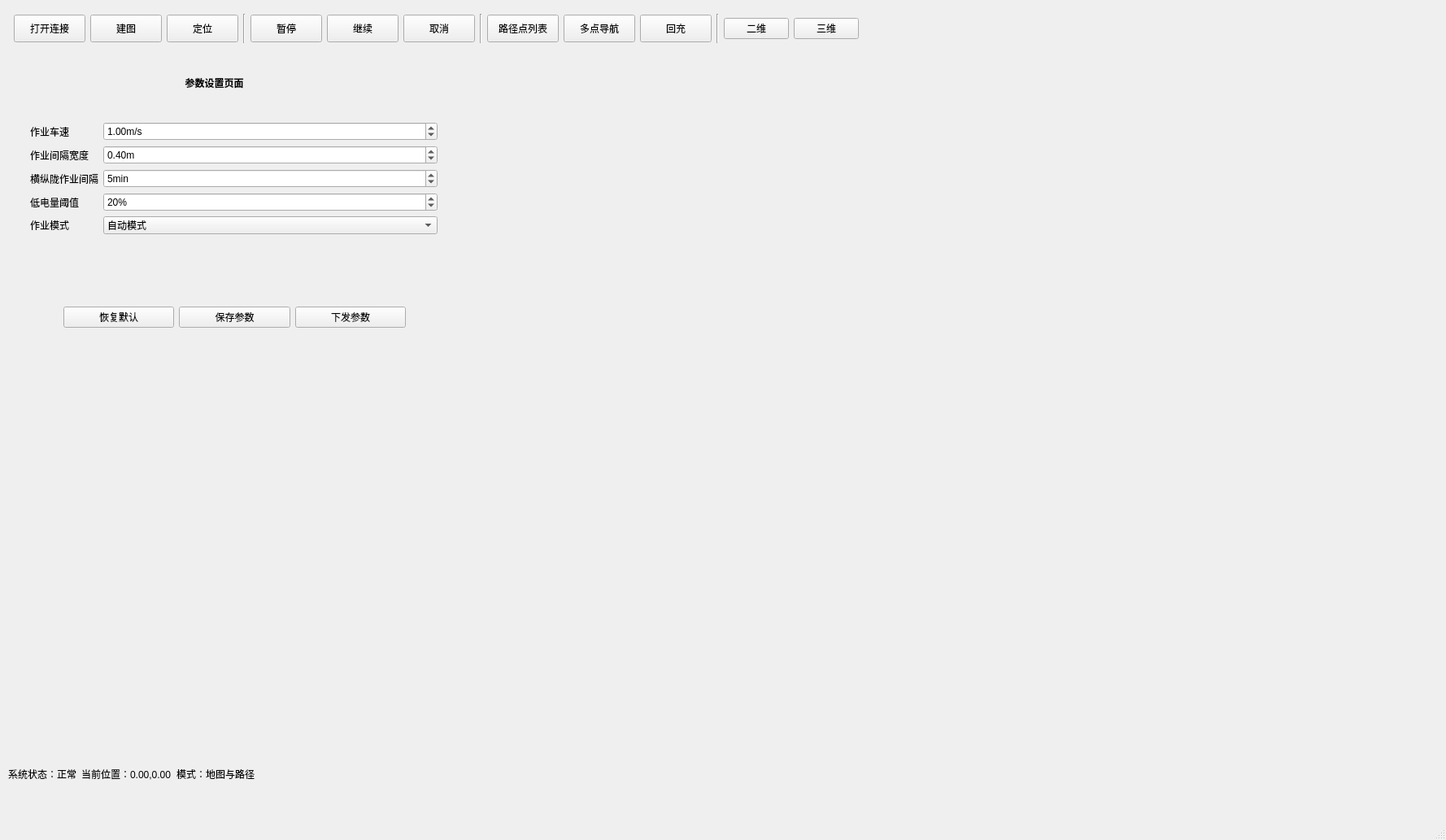
<?xml version="1.0" encoding="UTF-8"?>
<ui version="4.0">
 <class>MainWindow</class>
 <widget class="QMainWindow" name="MainWindow">
  <property name="geometry">
   <rect>
    <x>0</x>
    <y>0</y>
    <width>1778</width>
    <height>1033</height>
   </rect>
  </property>
  <property name="windowTitle">
   <string>MainWindow</string>
  </property>
  <widget class="QWidget" name="centralwidget">
   <widget class="QWidget" name="layoutWidget">
    <property name="geometry">
     <rect>
      <x>11</x>
      <y>11</y>
      <width>1351</width>
      <height>48</height>
     </rect>
    </property>
    <layout class="QHBoxLayout" name="horizontalLayout_top">
     <property name="spacing">
      <number>6</number>
     </property>
     <property name="leftMargin">
      <number>6</number>
     </property>
     <property name="topMargin">
      <number>6</number>
     </property>
     <property name="rightMargin">
      <number>6</number>
     </property>
     <property name="bottomMargin">
      <number>6</number>
     </property>
     <item>
      <widget class="QPushButton" name="btnConnectRos">
       <property name="minimumSize">
        <size>
         <width>88</width>
         <height>34</height>
        </size>
       </property>
       <property name="maximumSize">
        <size>
         <width>16777215</width>
         <height>34</height>
        </size>
       </property>
       <property name="text">
        <string>打开连接</string>
       </property>
      </widget>
     </item>
     <item>
      <widget class="QPushButton" name="btnStartTask">
       <property name="minimumSize">
        <size>
         <width>88</width>
         <height>34</height>
        </size>
       </property>
       <property name="maximumSize">
        <size>
         <width>16777215</width>
         <height>34</height>
        </size>
       </property>
       <property name="text">
        <string>建图</string>
       </property>
      </widget>
     </item>
     <item>
      <widget class="QPushButton" name="btnLocate">
       <property name="minimumSize">
        <size>
         <width>88</width>
         <height>34</height>
        </size>
       </property>
       <property name="maximumSize">
        <size>
         <width>16777215</width>
         <height>34</height>
        </size>
       </property>
       <property name="text">
        <string>定位</string>
       </property>
      </widget>
     </item>
     <item>
      <widget class="Line" name="line">
       <property name="orientation">
        <enum>Qt::Vertical</enum>
       </property>
      </widget>
     </item>
     <item>
      <widget class="QPushButton" name="btnPauseTask">
       <property name="minimumSize">
        <size>
         <width>88</width>
         <height>34</height>
        </size>
       </property>
       <property name="maximumSize">
        <size>
         <width>16777215</width>
         <height>34</height>
        </size>
       </property>
       <property name="text">
        <string>暂停</string>
       </property>
      </widget>
     </item>
     <item>
      <widget class="QPushButton" name="btnContinueTask">
       <property name="minimumSize">
        <size>
         <width>88</width>
         <height>34</height>
        </size>
       </property>
       <property name="maximumSize">
        <size>
         <width>16777215</width>
         <height>34</height>
        </size>
       </property>
       <property name="text">
        <string>继续</string>
       </property>
      </widget>
     </item>
     <item>
      <widget class="QPushButton" name="btnStopTask">
       <property name="minimumSize">
        <size>
         <width>88</width>
         <height>34</height>
        </size>
       </property>
       <property name="maximumSize">
        <size>
         <width>16777215</width>
         <height>34</height>
        </size>
       </property>
       <property name="text">
        <string>取消</string>
       </property>
      </widget>
     </item>
     <item>
      <widget class="Line" name="line_2">
       <property name="orientation">
        <enum>Qt::Vertical</enum>
       </property>
      </widget>
     </item>
     <item>
      <widget class="QPushButton" name="btnRouteList">
       <property name="minimumSize">
        <size>
         <width>88</width>
         <height>34</height>
        </size>
       </property>
       <property name="maximumSize">
        <size>
         <width>16777215</width>
         <height>34</height>
        </size>
       </property>
       <property name="text">
        <string>路径点列表</string>
       </property>
      </widget>
     </item>
     <item>
      <widget class="QPushButton" name="btnMultiGoalNav">
       <property name="minimumSize">
        <size>
         <width>88</width>
         <height>34</height>
        </size>
       </property>
       <property name="maximumSize">
        <size>
         <width>16777215</width>
         <height>34</height>
        </size>
       </property>
       <property name="text">
        <string>多点导航</string>
       </property>
      </widget>
     </item>
     <item>
      <widget class="QPushButton" name="btnBackCharge">
       <property name="minimumSize">
        <size>
         <width>88</width>
         <height>34</height>
        </size>
       </property>
       <property name="maximumSize">
        <size>
         <width>16777215</width>
         <height>34</height>
        </size>
       </property>
       <property name="text">
        <string>回充</string>
       </property>
      </widget>
     </item>
     <item>
      <widget class="Line" name="line_3">
       <property name="orientation">
        <enum>Qt::Vertical</enum>
       </property>
      </widget>
     </item>
     <item>
      <widget class="QPushButton" name="btnShow2D">
       <property name="text">
        <string>二维</string>
       </property>
      </widget>
     </item>
     <item>
      <widget class="QPushButton" name="btnShow3D">
       <property name="text">
        <string>三维</string>
       </property>
      </widget>
     </item>
     <item>
      <spacer name="horizontalSpacer">
       <property name="orientation">
        <enum>Qt::Horizontal</enum>
       </property>
       <property name="sizeHint" stdset="0">
        <size>
         <width>40</width>
         <height>20</height>
        </size>
       </property>
      </spacer>
     </item>
    </layout>
   </widget>
   <widget class="QWidget" name="centerWidget" native="true">
    <property name="geometry">
     <rect>
      <x>10</x>
      <y>70</y>
      <width>1741</width>
      <height>861</height>
     </rect>
    </property>
    <widget class="QWidget" name="layoutWidget">
     <property name="geometry">
      <rect>
       <x>18</x>
       <y>11</y>
       <width>1711</width>
       <height>831</height>
      </rect>
     </property>
     <layout class="QHBoxLayout" name="horizontalLayout_center">
      <item>
       <widget class="QStackedWidget" name="stackedWidget">
        <property name="minimumSize">
         <size>
          <width>0</width>
          <height>28</height>
         </size>
        </property>
        <widget class="QWidget" name="pageParams">
         <widget class="QLabel" name="labelParamsTitle">
          <property name="geometry">
           <rect>
            <x>170</x>
            <y>10</y>
            <width>131</width>
            <height>22</height>
           </rect>
          </property>
          <property name="font">
           <font>
            <bold>true</bold>
           </font>
          </property>
          <property name="text">
           <string>参数设置页面</string>
          </property>
          <property name="scaledContents">
           <bool>false</bool>
          </property>
          <property name="alignment">
           <set>Qt::AlignCenter</set>
          </property>
         </widget>
         <widget class="QWidget" name="verticalLayoutWidget">
          <property name="geometry">
           <rect>
            <x>9</x>
            <y>69</y>
            <width>501</width>
            <height>391</height>
           </rect>
          </property>
          <layout class="QVBoxLayout" name="verticalLayout">
           <item>
            <layout class="QFormLayout" name="formLayout">
             <item row="0" column="0">
              <widget class="QLabel" name="Label">
               <property name="text">
                <string>作业车速</string>
               </property>
              </widget>
             </item>
             <item row="0" column="1">
              <widget class="QDoubleSpinBox" name="speedSpin">
               <property name="suffix">
                <string>m/s</string>
               </property>
               <property name="minimum">
                <double>0.500000000000000</double>
               </property>
               <property name="maximum">
                <double>1.500000000000000</double>
               </property>
               <property name="singleStep">
                <double>0.100000000000000</double>
               </property>
               <property name="value">
                <double>1.000000000000000</double>
               </property>
              </widget>
             </item>
             <item row="1" column="0">
              <widget class="QLabel" name="Label_2">
               <property name="text">
                <string>作业间隔宽度</string>
               </property>
              </widget>
             </item>
             <item row="1" column="1">
              <widget class="QDoubleSpinBox" name="widthSpin">
               <property name="suffix">
                <string>m</string>
               </property>
               <property name="minimum">
                <double>0.300000000000000</double>
               </property>
               <property name="maximum">
                <double>0.500000000000000</double>
               </property>
               <property name="singleStep">
                <double>0.050000000000000</double>
               </property>
               <property name="value">
                <double>0.400000000000000</double>
               </property>
              </widget>
             </item>
             <item row="2" column="0">
              <widget class="QLabel" name="Label_3">
               <property name="text">
                <string>横纵陇作业间隔</string>
               </property>
              </widget>
             </item>
             <item row="2" column="1">
              <widget class="QSpinBox" name="intervalSpin">
               <property name="suffix">
                <string>min</string>
               </property>
               <property name="minimum">
                <number>1</number>
               </property>
               <property name="maximum">
                <number>60</number>
               </property>
               <property name="value">
                <number>5</number>
               </property>
              </widget>
             </item>
             <item row="3" column="0">
              <widget class="QLabel" name="Label_4">
               <property name="text">
                <string>低电量阈值</string>
               </property>
              </widget>
             </item>
             <item row="3" column="1">
              <widget class="QSpinBox" name="lowBatterySpin">
               <property name="suffix">
                <string>%</string>
               </property>
               <property name="minimum">
                <number>5</number>
               </property>
               <property name="maximum">
                <number>80</number>
               </property>
               <property name="value">
                <number>20</number>
               </property>
              </widget>
             </item>
             <item row="4" column="0">
              <widget class="QLabel" name="Label_5">
               <property name="text">
                <string>作业模式</string>
               </property>
              </widget>
             </item>
             <item row="4" column="1">
              <widget class="QComboBox" name="modeCombo">
               <item>
                <property name="text">
                 <string>自动模式</string>
                </property>
               </item>
               <item>
                <property name="text">
                 <string>调试模式</string>
                </property>
               </item>
               <item>
                <property name="text">
                 <string>手动模式</string>
                </property>
               </item>
              </widget>
             </item>
             <item row="5" column="0">
              <layout class="QHBoxLayout" name="horizontalLayout_3"/>
             </item>
            </layout>
           </item>
          </layout>
         </widget>
         <widget class="QWidget" name="paramsButtonWidget" native="true">
          <property name="geometry">
           <rect>
            <x>30</x>
            <y>279</y>
            <width>461</width>
            <height>51</height>
           </rect>
          </property>
          <widget class="QWidget" name="layoutWidget">
           <property name="geometry">
            <rect>
             <x>20</x>
             <y>10</y>
             <width>421</width>
             <height>41</height>
            </rect>
           </property>
           <layout class="QHBoxLayout" name="horizontalLayout_4">
            <item>
             <widget class="QPushButton" name="btnResetParams">
              <property name="text">
               <string>恢复默认</string>
              </property>
             </widget>
            </item>
            <item>
             <widget class="QPushButton" name="btnSaveParams">
              <property name="text">
               <string>保存参数</string>
              </property>
             </widget>
            </item>
            <item>
             <widget class="QPushButton" name="btnApplyParams">
              <property name="text">
               <string>下发参数</string>
              </property>
             </widget>
            </item>
           </layout>
          </widget>
         </widget>
        </widget>
        <widget class="QWidget" name="pageMap">
         <widget class="QWidget" name="rightInfoWidget" native="true">
          <property name="geometry">
           <rect>
            <x>1360</x>
            <y>20</y>
            <width>331</width>
            <height>801</height>
           </rect>
          </property>
          <property name="sizePolicy">
           <sizepolicy hsizetype="Preferred" vsizetype="Preferred">
            <horstretch>0</horstretch>
            <verstretch>0</verstretch>
           </sizepolicy>
          </property>
          <property name="minimumSize">
           <size>
            <width>300</width>
            <height>0</height>
           </size>
          </property>
          <property name="maximumSize">
           <size>
            <width>350</width>
            <height>16777215</height>
           </size>
          </property>
          <layout class="QVBoxLayout" name="verticalLayout_4">
           <item>
            <widget class="QGroupBox" name="manualControlGroup">
             <property name="maximumSize">
              <size>
               <width>16777215</width>
               <height>260</height>
              </size>
             </property>
             <property name="title">
              <string>手动控制</string>
             </property>
             <widget class="QPushButton" name="btnForward">
              <property name="geometry">
               <rect>
                <x>120</x>
                <y>40</y>
                <width>81</width>
                <height>41</height>
               </rect>
              </property>
              <property name="text">
               <string>前进</string>
              </property>
             </widget>
             <widget class="QPushButton" name="btnStopMove">
              <property name="geometry">
               <rect>
                <x>120</x>
                <y>100</y>
                <width>81</width>
                <height>41</height>
               </rect>
              </property>
              <property name="text">
               <string>停止</string>
              </property>
             </widget>
             <widget class="QPushButton" name="btnBackward">
              <property name="geometry">
               <rect>
                <x>120</x>
                <y>160</y>
                <width>81</width>
                <height>41</height>
               </rect>
              </property>
              <property name="text">
               <string>后退</string>
              </property>
             </widget>
             <widget class="QPushButton" name="btnLeft">
              <property name="geometry">
               <rect>
                <x>30</x>
                <y>100</y>
                <width>81</width>
                <height>41</height>
               </rect>
              </property>
              <property name="text">
               <string>左转</string>
              </property>
             </widget>
             <widget class="QPushButton" name="btnRight">
              <property name="geometry">
               <rect>
                <x>210</x>
                <y>100</y>
                <width>81</width>
                <height>41</height>
               </rect>
              </property>
              <property name="text">
               <string>右转</string>
              </property>
             </widget>
            </widget>
           </item>
           <item>
            <widget class="QGroupBox" name="mapFileGroup">
             <property name="minimumSize">
              <size>
               <width>0</width>
               <height>100</height>
              </size>
             </property>
             <property name="maximumSize">
              <size>
               <width>16777215</width>
               <height>150</height>
              </size>
             </property>
             <property name="title">
              <string>地图文件</string>
             </property>
             <widget class="QTableWidget" name="mapFileTable">
              <property name="geometry">
               <rect>
                <x>0</x>
                <y>30</y>
                <width>321</width>
                <height>111</height>
               </rect>
              </property>
              <property name="maximumSize">
               <size>
                <width>16777215</width>
                <height>16777215</height>
               </size>
              </property>
              <property name="focusPolicy">
               <enum>Qt::NoFocus</enum>
              </property>
              <property name="styleSheet">
               <string notr="true"/>
              </property>
              <property name="editTriggers">
               <set>QAbstractItemView::NoEditTriggers</set>
              </property>
              <property name="alternatingRowColors">
               <bool>true</bool>
              </property>
              <property name="selectionMode">
               <enum>QAbstractItemView::SingleSelection</enum>
              </property>
              <property name="selectionBehavior">
               <enum>QAbstractItemView::SelectRows</enum>
              </property>
              <property name="showGrid">
               <bool>false</bool>
              </property>
              <property name="wordWrap">
               <bool>false</bool>
              </property>
              <property name="cornerButtonEnabled">
               <bool>false</bool>
              </property>
              <property name="rowCount">
               <number>3</number>
              </property>
              <attribute name="horizontalHeaderVisible">
               <bool>true</bool>
              </attribute>
              <attribute name="horizontalHeaderDefaultSectionSize">
               <number>80</number>
              </attribute>
              <attribute name="verticalHeaderVisible">
               <bool>false</bool>
              </attribute>
              <row/>
              <row/>
              <row/>
              <column>
               <property name="text">
                <string>编号</string>
               </property>
               <property name="font">
                <font>
                 <kerning>true</kerning>
                </font>
               </property>
              </column>
              <column>
               <property name="text">
                <string>地图文件名</string>
               </property>
              </column>
              <column>
               <property name="text">
                <string>时间</string>
               </property>
              </column>
              <column>
               <property name="text">
                <string>大小</string>
               </property>
              </column>
             </widget>
            </widget>
           </item>
           <item>
            <widget class="QGroupBox" name="groupBoxStatus">
             <property name="minimumSize">
              <size>
               <width>250</width>
               <height>260</height>
              </size>
             </property>
             <property name="maximumSize">
              <size>
               <width>300</width>
               <height>300</height>
              </size>
             </property>
             <property name="title">
              <string>系统信息</string>
             </property>
             <widget class="QWidget" name="formLayoutWidget_2">
              <property name="geometry">
               <rect>
                <x>9</x>
                <y>29</y>
                <width>281</width>
                <height>261</height>
               </rect>
              </property>
              <layout class="QFormLayout" name="formLayout_status">
               <property name="fieldGrowthPolicy">
                <enum>QFormLayout::AllNonFixedFieldsGrow</enum>
               </property>
               <property name="horizontalSpacing">
                <number>10</number>
               </property>
               <property name="verticalSpacing">
                <number>8</number>
               </property>
               <item row="2" column="0">
                <widget class="QLabel" name="lBattery">
                 <property name="text">
                  <string>电量</string>
                 </property>
                </widget>
               </item>
               <item row="4" column="0">
                <widget class="QLabel" name="lSpeedValue">
                 <property name="text">
                  <string>当前速度</string>
                 </property>
                </widget>
               </item>
               <item row="3" column="0">
                <widget class="QLabel" name="lTask">
                 <property name="text">
                  <string>&lt;html&gt;&lt;head/&gt;&lt;body&gt;&lt;p&gt;当前任务&lt;/p&gt;&lt;/body&gt;&lt;/html&gt;</string>
                 </property>
                </widget>
               </item>
               <item row="5" column="0">
                <widget class="QLabel" name="lPoseValue">
                 <property name="text">
                  <string>当前姿态</string>
                 </property>
                </widget>
               </item>
               <item row="6" column="0">
                <widget class="QLabel" name="lModeValue">
                 <property name="text">
                  <string>运行模式</string>
                 </property>
                </widget>
               </item>
               <item row="2" column="1">
                <widget class="QLabel" name="labelBattery">
                 <property name="minimumSize">
                  <size>
                   <width>0</width>
                   <height>30</height>
                  </size>
                 </property>
                 <property name="frameShape">
                  <enum>QFrame::Panel</enum>
                 </property>
                 <property name="frameShadow">
                  <enum>QFrame::Sunken</enum>
                 </property>
                 <property name="text">
                  <string>--</string>
                 </property>
                 <property name="buddy">
                  <cstring></cstring>
                 </property>
                </widget>
               </item>
               <item row="3" column="1">
                <widget class="QLabel" name="labelTask">
                 <property name="minimumSize">
                  <size>
                   <width>0</width>
                   <height>30</height>
                  </size>
                 </property>
                 <property name="frameShape">
                  <enum>QFrame::Panel</enum>
                 </property>
                 <property name="frameShadow">
                  <enum>QFrame::Sunken</enum>
                 </property>
                 <property name="text">
                  <string>--</string>
                 </property>
                 <property name="buddy">
                  <cstring></cstring>
                 </property>
                </widget>
               </item>
               <item row="4" column="1">
                <widget class="QLabel" name="labelSpeedValue">
                 <property name="minimumSize">
                  <size>
                   <width>0</width>
                   <height>30</height>
                  </size>
                 </property>
                 <property name="frameShape">
                  <enum>QFrame::Panel</enum>
                 </property>
                 <property name="frameShadow">
                  <enum>QFrame::Sunken</enum>
                 </property>
                 <property name="text">
                  <string>--</string>
                 </property>
                 <property name="buddy">
                  <cstring></cstring>
                 </property>
                </widget>
               </item>
               <item row="5" column="1">
                <widget class="QLabel" name="labelPoseValue">
                 <property name="minimumSize">
                  <size>
                   <width>0</width>
                   <height>30</height>
                  </size>
                 </property>
                 <property name="frameShape">
                  <enum>QFrame::Panel</enum>
                 </property>
                 <property name="frameShadow">
                  <enum>QFrame::Sunken</enum>
                 </property>
                 <property name="text">
                  <string>--</string>
                 </property>
                 <property name="buddy">
                  <cstring></cstring>
                 </property>
                </widget>
               </item>
               <item row="6" column="1">
                <widget class="QLabel" name="labelModeValue">
                 <property name="minimumSize">
                  <size>
                   <width>0</width>
                   <height>30</height>
                  </size>
                 </property>
                 <property name="frameShape">
                  <enum>QFrame::Panel</enum>
                 </property>
                 <property name="frameShadow">
                  <enum>QFrame::Sunken</enum>
                 </property>
                 <property name="text">
                  <string>--</string>
                 </property>
                 <property name="buddy">
                  <cstring></cstring>
                 </property>
                </widget>
               </item>
               <item row="0" column="0">
                <widget class="QLabel" name="lRosStatus">
                 <property name="text">
                  <string>ROS2状态</string>
                 </property>
                </widget>
               </item>
               <item row="1" column="0">
                <widget class="QLabel" name="lRobotStatus">
                 <property name="text">
                  <string>车辆状态</string>
                 </property>
                </widget>
               </item>
               <item row="1" column="1">
                <widget class="QLabel" name="labelRobotStatus">
                 <property name="minimumSize">
                  <size>
                   <width>0</width>
                   <height>30</height>
                  </size>
                 </property>
                 <property name="frameShape">
                  <enum>QFrame::Panel</enum>
                 </property>
                 <property name="frameShadow">
                  <enum>QFrame::Sunken</enum>
                 </property>
                 <property name="text">
                  <string>--</string>
                 </property>
                 <property name="buddy">
                  <cstring></cstring>
                 </property>
                </widget>
               </item>
               <item row="0" column="1">
                <widget class="QLabel" name="labelRosStatus">
                 <property name="minimumSize">
                  <size>
                   <width>0</width>
                   <height>30</height>
                  </size>
                 </property>
                 <property name="frameShape">
                  <enum>QFrame::Panel</enum>
                 </property>
                 <property name="frameShadow">
                  <enum>QFrame::Sunken</enum>
                 </property>
                 <property name="text">
                  <string>--</string>
                 </property>
                 <property name="buddy">
                  <cstring></cstring>
                 </property>
                </widget>
               </item>
              </layout>
             </widget>
            </widget>
           </item>
           <item>
            <widget class="QLabel" name="labelNavProgress">
             <property name="maximumSize">
              <size>
               <width>16777215</width>
               <height>20</height>
              </size>
             </property>
             <property name="text">
              <string>导航进度：0/0</string>
             </property>
            </widget>
           </item>
           <item>
            <widget class="QProgressBar" name="progressNav">
             <property name="value">
              <number>0</number>
             </property>
             <property name="format">
              <string>%v/%m</string>
             </property>
            </widget>
           </item>
          </layout>
         </widget>
         <widget class="QWidget" name="layoutWidget">
          <property name="geometry">
           <rect>
            <x>19</x>
            <y>9</y>
            <width>1321</width>
            <height>811</height>
           </rect>
          </property>
          <layout class="QVBoxLayout" name="verticalLayout_3">
           <item>
            <widget class="QWidget" name="mapToolbarWidget" native="true">
             <property name="minimumSize">
              <size>
               <width>0</width>
               <height>40</height>
              </size>
             </property>
             <property name="maximumSize">
              <size>
               <width>16777215</width>
               <height>46</height>
              </size>
             </property>
             <layout class="QHBoxLayout" name="horizontalLayout_2">
              <item>
               <widget class="QLabel" name="labelViewModeTitle">
                <property name="text">
                 <string>当前视图：</string>
                </property>
               </widget>
              </item>
              <item>
               <widget class="QLabel" name="labelViewMode">
                <property name="minimumSize">
                 <size>
                  <width>100</width>
                  <height>28</height>
                 </size>
                </property>
                <property name="frameShape">
                 <enum>QFrame::Panel</enum>
                </property>
                <property name="frameShadow">
                 <enum>QFrame::Sunken</enum>
                </property>
                <property name="text">
                 <string>二维地图</string>
                </property>
               </widget>
              </item>
              <item>
               <widget class="QPushButton" name="btnFitView">
                <property name="minimumSize">
                 <size>
                  <width>80</width>
                  <height>30</height>
                 </size>
                </property>
                <property name="text">
                 <string>适应视图</string>
                </property>
               </widget>
              </item>
              <item>
               <widget class="QPushButton" name="btnResetView">
                <property name="minimumSize">
                 <size>
                  <width>80</width>
                  <height>30</height>
                 </size>
                </property>
                <property name="text">
                 <string>重置视角</string>
                </property>
               </widget>
              </item>
              <item>
               <widget class="QPushButton" name="btnTopView">
                <property name="minimumSize">
                 <size>
                  <width>70</width>
                  <height>30</height>
                 </size>
                </property>
                <property name="maximumSize">
                 <size>
                  <width>16777215</width>
                  <height>32</height>
                 </size>
                </property>
                <property name="text">
                 <string>顶视图</string>
                </property>
               </widget>
              </item>
              <item>
               <widget class="QPushButton" name="btnFrontView">
                <property name="minimumSize">
                 <size>
                  <width>70</width>
                  <height>30</height>
                 </size>
                </property>
                <property name="maximumSize">
                 <size>
                  <width>16777215</width>
                  <height>32</height>
                 </size>
                </property>
                <property name="text">
                 <string>正视图</string>
                </property>
               </widget>
              </item>
              <item>
               <widget class="QPushButton" name="btnLeftView">
                <property name="minimumSize">
                 <size>
                  <width>70</width>
                  <height>30</height>
                 </size>
                </property>
                <property name="maximumSize">
                 <size>
                  <width>16777215</width>
                  <height>32</height>
                 </size>
                </property>
                <property name="text">
                 <string>左视图</string>
                </property>
               </widget>
              </item>
              <item>
               <widget class="QPushButton" name="btnRightView">
                <property name="minimumSize">
                 <size>
                  <width>80</width>
                  <height>30</height>
                 </size>
                </property>
                <property name="maximumSize">
                 <size>
                  <width>16777215</width>
                  <height>32</height>
                 </size>
                </property>
                <property name="text">
                 <string>右视图</string>
                </property>
               </widget>
              </item>
              <item>
               <widget class="QPushButton" name="btnIsoView">
                <property name="minimumSize">
                 <size>
                  <width>80</width>
                  <height>30</height>
                 </size>
                </property>
                <property name="maximumSize">
                 <size>
                  <width>16777215</width>
                  <height>32</height>
                 </size>
                </property>
                <property name="text">
                 <string>等轴视图</string>
                </property>
               </widget>
              </item>
              <item>
               <spacer name="horizontalSpacer_3">
                <property name="orientation">
                 <enum>Qt::Horizontal</enum>
                </property>
                <property name="sizeHint" stdset="0">
                 <size>
                  <width>478</width>
                  <height>20</height>
                 </size>
                </property>
               </spacer>
              </item>
             </layout>
            </widget>
           </item>
           <item>
            <layout class="QHBoxLayout" name="horizontalLayout_mapBody">
             <item>
              <widget class="QFrame" name="mapFrame">
               <property name="minimumSize">
                <size>
                 <width>950</width>
                 <height>620</height>
                </size>
               </property>
               <property name="maximumSize">
                <size>
                 <width>16777215</width>
                 <height>16777215</height>
                </size>
               </property>
               <property name="frameShape">
                <enum>QFrame::StyledPanel</enum>
               </property>
               <property name="frameShadow">
                <enum>QFrame::Raised</enum>
               </property>
               <layout class="QVBoxLayout" name="verticalLayout_2">
                <item>
                 <widget class="QStackedWidget" name="mapStack">
                  <property name="currentIndex">
                   <number>0</number>
                  </property>
                  <widget class="QWidget" name="pageMap2D">
                   <layout class="QVBoxLayout" name="verticalLayout_5">
                    <item>
                     <widget class="QGraphicsView" name="graphicsViewMap"/>
                    </item>
                   </layout>
                  </widget>
                  <widget class="QWidget" name="pageMap3D">
                   <layout class="QVBoxLayout" name="verticalLayout_6">
                    <item>
                     <widget class="QWidget" name="vtkContainer" native="true"/>
                    </item>
                   </layout>
                  </widget>
                 </widget>
                </item>
               </layout>
              </widget>
             </item>
            </layout>
           </item>
          </layout>
         </widget>
        </widget>
        <widget class="QWidget" name="pageManual"/>
        <widget class="QWidget" name="pageMonitor">
         <widget class="QLabel" name="labelMonitorTitle">
          <property name="geometry">
           <rect>
            <x>200</x>
            <y>30</y>
            <width>141</width>
            <height>21</height>
           </rect>
          </property>
          <property name="text">
           <string>状态监控页面</string>
          </property>
         </widget>
         <widget class="QWidget" name="widget" native="true">
          <property name="geometry">
           <rect>
            <x>19</x>
            <y>59</y>
            <width>421</width>
            <height>331</height>
           </rect>
          </property>
          <widget class="QWidget" name="formLayoutWidget">
           <property name="geometry">
            <rect>
             <x>9</x>
             <y>9</y>
             <width>391</width>
             <height>311</height>
            </rect>
           </property>
           <property name="styleSheet">
            <string notr="true">background-color: white;
border: 1px solid #bfbfbf;
padding-left: 6px;</string>
           </property>
           <layout class="QFormLayout" name="formLayout_2">
            <item row="0" column="0">
             <widget class="QLabel" name="xLabel">
              <property name="text">
               <string>X</string>
              </property>
             </widget>
            </item>
            <item row="1" column="0">
             <widget class="QLabel" name="yLabel">
              <property name="text">
               <string>Y</string>
              </property>
             </widget>
            </item>
            <item row="2" column="0">
             <widget class="QLabel" name="yawLabel">
              <property name="text">
               <string>Yaw</string>
              </property>
             </widget>
            </item>
            <item row="3" column="0">
             <widget class="QLabel" name="Label_Linear">
              <property name="text">
               <string>线速度</string>
              </property>
             </widget>
            </item>
            <item row="4" column="0">
             <widget class="QLabel" name="Label_angular">
              <property name="text">
               <string>角速度</string>
              </property>
             </widget>
            </item>
            <item row="5" column="0">
             <widget class="QLabel" name="Label_Battery">
              <property name="text">
               <string>电量</string>
              </property>
             </widget>
            </item>
            <item row="6" column="0">
             <widget class="QLabel" name="Label_Status">
              <property name="text">
               <string>当前状态</string>
              </property>
             </widget>
            </item>
            <item row="0" column="1">
             <widget class="QLabel" name="labelXValue">
              <property name="minimumSize">
               <size>
                <width>0</width>
                <height>28</height>
               </size>
              </property>
              <property name="styleSheet">
               <string notr="true">background-color: white;
border: 1px solid #bfbfbf;
padding-left: 6px;</string>
              </property>
              <property name="text">
               <string>--</string>
              </property>
             </widget>
            </item>
            <item row="1" column="1">
             <widget class="QLabel" name="labelYValue">
              <property name="minimumSize">
               <size>
                <width>0</width>
                <height>28</height>
               </size>
              </property>
              <property name="styleSheet">
               <string notr="true">background-color: white;
border: 1px solid #bfbfbf;
padding-left: 6px;</string>
              </property>
              <property name="text">
               <string>--</string>
              </property>
             </widget>
            </item>
            <item row="2" column="1">
             <widget class="QLabel" name="labelYawValue">
              <property name="minimumSize">
               <size>
                <width>0</width>
                <height>28</height>
               </size>
              </property>
              <property name="styleSheet">
               <string notr="true">background-color: white;
border: 1px solid #bfbfbf;
padding-left: 6px;</string>
              </property>
              <property name="text">
               <string>--</string>
              </property>
             </widget>
            </item>
            <item row="3" column="1">
             <widget class="QLabel" name="labelLinearVelValue">
              <property name="minimumSize">
               <size>
                <width>0</width>
                <height>28</height>
               </size>
              </property>
              <property name="styleSheet">
               <string notr="true">background-color: white;
border: 1px solid #bfbfbf;
padding-left: 6px;</string>
              </property>
              <property name="text">
               <string>--</string>
              </property>
             </widget>
            </item>
            <item row="4" column="1">
             <widget class="QLabel" name="labelAngularVelValue">
              <property name="minimumSize">
               <size>
                <width>0</width>
                <height>28</height>
               </size>
              </property>
              <property name="styleSheet">
               <string notr="true">background-color: white;
border: 1px solid #bfbfbf;
padding-left: 6px;</string>
              </property>
              <property name="text">
               <string>--</string>
              </property>
             </widget>
            </item>
            <item row="5" column="1">
             <widget class="QLabel" name="labelMonitorBatteryValue">
              <property name="minimumSize">
               <size>
                <width>0</width>
                <height>28</height>
               </size>
              </property>
              <property name="styleSheet">
               <string notr="true">background-color: white;
border: 1px solid #bfbfbf;
padding-left: 6px;</string>
              </property>
              <property name="text">
               <string>--</string>
              </property>
             </widget>
            </item>
            <item row="6" column="1">
             <widget class="QLabel" name="labelMonitorStatusValue">
              <property name="minimumSize">
               <size>
                <width>0</width>
                <height>28</height>
               </size>
              </property>
              <property name="styleSheet">
               <string notr="true">background-color: white;
border: 1px solid #bfbfbf;
padding-left: 6px;</string>
              </property>
              <property name="text">
               <string>--</string>
              </property>
             </widget>
            </item>
           </layout>
          </widget>
         </widget>
        </widget>
        <widget class="QWidget" name="pageLogs">
         <widget class="QLabel" name="labelLogsTitle">
          <property name="geometry">
           <rect>
            <x>200</x>
            <y>30</y>
            <width>131</width>
            <height>22</height>
           </rect>
          </property>
          <property name="text">
           <string>日志报警页面</string>
          </property>
         </widget>
         <widget class="QPlainTextEdit" name="pageLogsEdit">
          <property name="geometry">
           <rect>
            <x>50</x>
            <y>60</y>
            <width>421</width>
            <height>331</height>
           </rect>
          </property>
          <property name="readOnly">
           <bool>true</bool>
          </property>
         </widget>
        </widget>
        <widget class="QWidget" name="pageHome"/>
       </widget>
      </item>
     </layout>
    </widget>
   </widget>
   <widget class="QWidget" name="bottomStatusWidget" native="true">
    <property name="geometry">
     <rect>
      <x>10</x>
      <y>930</y>
      <width>991</width>
      <height>44</height>
     </rect>
    </property>
    <property name="minimumSize">
     <size>
      <width>0</width>
      <height>36</height>
     </size>
    </property>
    <property name="maximumSize">
     <size>
      <width>16777215</width>
      <height>44</height>
     </size>
    </property>
    <layout class="QHBoxLayout" name="horizontalLayout">
     <item>
      <widget class="QLabel" name="labelBottomStatus">
       <property name="text">
        <string>系统状态：正常</string>
       </property>
      </widget>
     </item>
     <item>
      <widget class="QLabel" name="labelBottomPose">
       <property name="text">
        <string>当前位置：0.00,0.00</string>
       </property>
      </widget>
     </item>
     <item>
      <widget class="QLabel" name="labelBottomInfo">
       <property name="text">
        <string>模式：地图与路径</string>
       </property>
      </widget>
     </item>
     <item>
      <spacer name="horizontalSpacer_2">
       <property name="orientation">
        <enum>Qt::Horizontal</enum>
       </property>
       <property name="sizeHint" stdset="0">
        <size>
         <width>300</width>
         <height>19</height>
        </size>
       </property>
      </spacer>
     </item>
    </layout>
   </widget>
  </widget>
  <widget class="QMenuBar" name="menubar">
   <property name="geometry">
    <rect>
     <x>0</x>
     <y>0</y>
     <width>1778</width>
     <height>32</height>
    </rect>
   </property>
  </widget>
  <widget class="QStatusBar" name="statusbar"/>
 </widget>
 <resources/>
 <connections/>
</ui>
